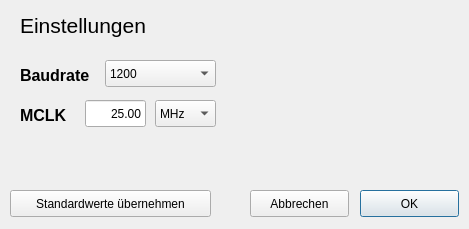
<?xml version="1.0" encoding="UTF-8"?>
<ui version="4.0">
 <class>Einstellungen</class>
 <widget class="QDialog" name="Einstellungen">
  <property name="geometry">
   <rect>
    <x>0</x>
    <y>0</y>
    <width>469</width>
    <height>229</height>
   </rect>
  </property>
  <property name="windowTitle">
   <string>Einstellungen</string>
  </property>
  <widget class="QPushButton" name="setting_ok">
   <property name="geometry">
    <rect>
     <x>360</x>
     <y>190</y>
     <width>99</width>
     <height>27</height>
    </rect>
   </property>
   <property name="text">
    <string>OK</string>
   </property>
  </widget>
  <widget class="QPushButton" name="setting_abort">
   <property name="geometry">
    <rect>
     <x>250</x>
     <y>190</y>
     <width>99</width>
     <height>27</height>
    </rect>
   </property>
   <property name="text">
    <string>Abbrechen</string>
   </property>
  </widget>
  <widget class="QPushButton" name="setting_std">
   <property name="geometry">
    <rect>
     <x>10</x>
     <y>190</y>
     <width>201</width>
     <height>27</height>
    </rect>
   </property>
   <property name="text">
    <string>Standardwerte übernehmen</string>
   </property>
  </widget>
  <widget class="QLabel" name="label">
   <property name="geometry">
    <rect>
     <x>20</x>
     <y>10</y>
     <width>151</width>
     <height>31</height>
    </rect>
   </property>
   <property name="font">
    <font>
     <pointsize>16</pointsize>
     <underline>false</underline>
    </font>
   </property>
   <property name="text">
    <string>Einstellungen</string>
   </property>
  </widget>
  <widget class="QComboBox" name="comboBox">
   <property name="geometry">
    <rect>
     <x>105</x>
     <y>60</y>
     <width>111</width>
     <height>27</height>
    </rect>
   </property>
   <property name="currentText">
    <string>1200</string>
   </property>
   <item>
    <property name="text">
     <string>1200</string>
    </property>
   </item>
   <item>
    <property name="text">
     <string>2400</string>
    </property>
   </item>
   <item>
    <property name="text">
     <string>4800</string>
    </property>
   </item>
   <item>
    <property name="text">
     <string>9600</string>
    </property>
   </item>
   <item>
    <property name="text">
     <string>19200</string>
    </property>
   </item>
   <item>
    <property name="text">
     <string>38400</string>
    </property>
   </item>
   <item>
    <property name="text">
     <string>57600</string>
    </property>
   </item>
   <item>
    <property name="text">
     <string>115200</string>
    </property>
   </item>
  </widget>
  <widget class="QLabel" name="label_2">
   <property name="geometry">
    <rect>
     <x>20</x>
     <y>60</y>
     <width>81</width>
     <height>31</height>
    </rect>
   </property>
   <property name="font">
    <font>
     <pointsize>12</pointsize>
     <weight>75</weight>
     <bold>true</bold>
    </font>
   </property>
   <property name="text">
    <string>Baudrate</string>
   </property>
  </widget>
  <widget class="QLabel" name="label_3">
   <property name="geometry">
    <rect>
     <x>20</x>
     <y>100</y>
     <width>71</width>
     <height>31</height>
    </rect>
   </property>
   <property name="font">
    <font>
     <pointsize>12</pointsize>
     <weight>75</weight>
     <bold>true</bold>
    </font>
   </property>
   <property name="text">
    <string>MCLK</string>
   </property>
  </widget>
  <widget class="QLineEdit" name="lineEdit">
   <property name="geometry">
    <rect>
     <x>85</x>
     <y>100</y>
     <width>61</width>
     <height>27</height>
    </rect>
   </property>
   <property name="layoutDirection">
    <enum>Qt::LeftToRight</enum>
   </property>
   <property name="text">
    <string>25.00</string>
   </property>
   <property name="alignment">
    <set>Qt::AlignRight|Qt::AlignTrailing|Qt::AlignVCenter</set>
   </property>
  </widget>
  <widget class="QComboBox" name="comboBox_2">
   <property name="geometry">
    <rect>
     <x>155</x>
     <y>100</y>
     <width>61</width>
     <height>27</height>
    </rect>
   </property>
   <property name="currentIndex">
    <number>2</number>
   </property>
   <item>
    <property name="text">
     <string>Hz</string>
    </property>
   </item>
   <item>
    <property name="text">
     <string>kHz</string>
    </property>
   </item>
   <item>
    <property name="text">
     <string>MHz</string>
    </property>
   </item>
  </widget>
 </widget>
 <resources/>
 <connections/>
</ui>
